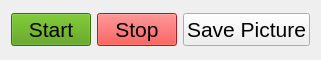
              <widget class="QFrame" name="ColorButtonFrame">
               <property name="maximumSize">
                <size>
                 <width>16777215</width>
                 <height>60</height>
                </size>
               </property>
               <property name="frameShape">
                <enum>QFrame::NoFrame</enum>
               </property>
               <property name="frameShadow">
                <enum>QFrame::Raised</enum>
               </property>
               <layout class="QGridLayout" name="gridLayout_3">
                <item row="0" column="0">
                 <widget class="QPushButton" name="StartColorVideo">
                  <property name="font">
                   <font>
                    <pointsize>16</pointsize>
                    <weight>50</weight>
                    <italic>false</italic>
                    <bold>false</bold>
                    <underline>false</underline>
                    <strikeout>false</strikeout>
                   </font>
                  </property>
                  <property name="styleSheet">
                   <string notr="true">background-color: rgb(78, 154, 6);</string>
                  </property>
                  <property name="text">
                   <string>Start</string>
                  </property>
                 </widget>
                </item>
                <item row="0" column="1">
                 <widget class="QPushButton" name="StopColorVideo">
                  <property name="font">
                   <font>
                    <pointsize>16</pointsize>
                    <weight>50</weight>
                    <italic>false</italic>
                    <bold>false</bold>
                    <underline>false</underline>
                    <strikeout>false</strikeout>
                   </font>
                  </property>
                  <property name="styleSheet">
                   <string notr="true">background-color: rgb(239, 41, 41);</string>
                  </property>
                  <property name="text">
                   <string>Stop</string>
                  </property>
                 </widget>
                </item>
                <item row="0" column="2">
                 <widget class="QPushButton" name="SaveColorPic">
                  <property name="font">
                   <font>
                    <pointsize>16</pointsize>
                    <weight>50</weight>
                    <italic>false</italic>
                    <bold>false</bold>
                    <underline>false</underline>
                    <strikeout>false</strikeout>
                   </font>
                  </property>
                  <property name="text">
                   <string>Save Picture</string>
                  </property>
                 </widget>
                </item>
               </layout>
              </widget>
